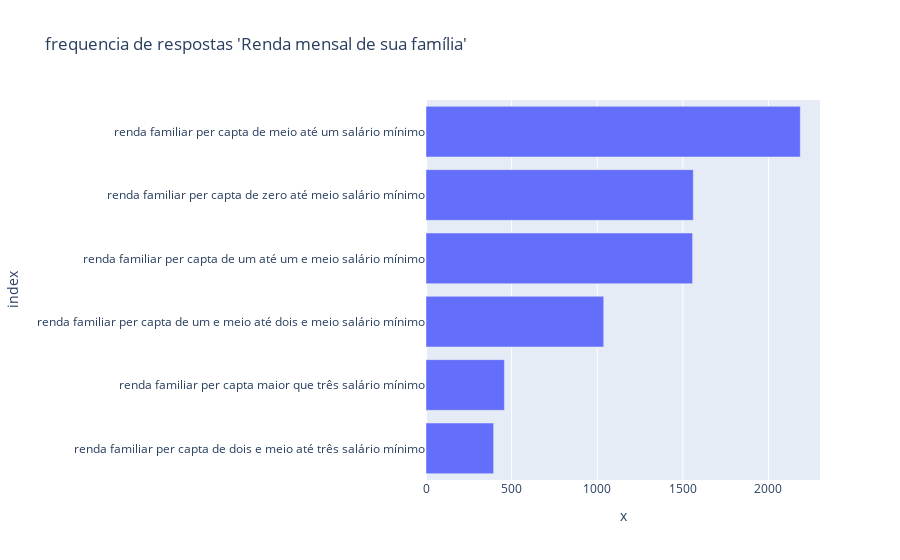

Notebook cell for this chart:
### Code cell
renda_info = df['4. Qual é a renda mensal de sua família? (valor do salário mínimo R$1.212)'].value_counts().sort_values(ascending=True)
# renda_info = sorted(renda_info)

fig = px.bar(
    renda_info,
    y=renda_info.index,
    x=renda_info.values,
    title="frequencia de respostas 'Renda mensal de sua família'",
    orientation='h',
)

fig.show()

### Figure 1 — Plotly figure (JSON) as saved in the notebook; plotly's stock layout.template omitted (floating-point values rounded to 4 significant figures)
{"data": [{"alignmentgroup": "True", "hovertemplate": "x=%{x}<br>index=%{y}<extra></extra>", "legendgroup": "", "marker": {"color": "#636efa", "pattern": {"shape": ""}}, "name": "", "offsetgroup": "", "orientation": "h", "showlegend": false, "textposition": "auto", "type": "bar", "x": [395, 458, 1038, 1557, 1561, 2186], "xaxis": "x", "y": ["renda familiar per capta de dois e meio até três salário mínimo", "renda familiar per capta maior que três salário mínimo", "renda familiar per capta de um e meio até dois e meio salário mínimo", "renda familiar per capta de um até um e meio salário mínimo", "renda familiar per capta de zero até meio salário mínimo", "renda familiar per capta de meio até um salário mínimo"], "yaxis": "y"}], "layout": {"barmode": "relative", "legend": {"tracegroupgap": 0}, "title": {"text": "frequencia de respostas 'Renda mensal de sua família'"}, "xaxis": {"anchor": "y", "domain": [0, 1], "title": {"text": "x"}}, "yaxis": {"anchor": "x", "domain": [0, 1], "title": {"text": "index"}}}}
